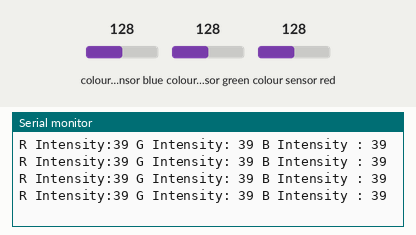
The sketch below on a simulated Arduino Uno, built with avr-gcc and run on an emulated ATmega328P. Parts: the last lines printed to the serial monitor. Wiring (inferred from the names in the program): TCS3200 colour sensor: output pin 8; S2 pin 6; S3 pin 7; S0 pin 3; S1 pin 4. The inputs (shaded band) are chosen by the test bench; at power-on: colour sensor blue 128, colour sensor green 128, colour sensor red 128.

Above: at 1.2 s.
1.3 s: colour sensor blue set to 5
At 1.71 s:
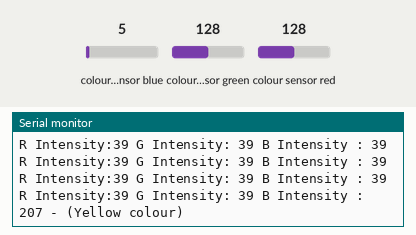
3.6 s: colour sensor green set to 250
At 3.84 s:
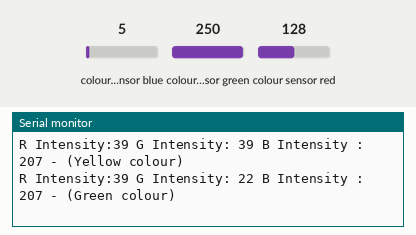
5.7 s: colour sensor red set to 5
At 5.96 s:
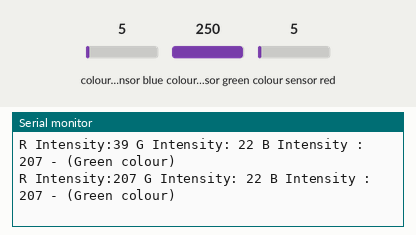

The sketch:

COLOURSENSE.ino
```cpp
#define S0 3
#define S1 4
#define OE 5
#define S2 6
#define S3 7
#define OUT 8
#define PURPLETHRES1 35
#define PURPLETHRES2 50
#define PURPLETHRES3 18
#define REDTHRES 20
#define BLUETHRES 45
#define GREENTHRES 25
#define YELLOWTHRES 17
int red = 0;
int green = 0;
int blue = 0;
void colour();
void setup()
{
  Serial.begin(9600);
  pinMode(S0, OUTPUT);
  pinMode(S1, OUTPUT);
  pinMode(S2, OUTPUT);
  pinMode(S3, OUTPUT);
  pinMode(OUT, INPUT);
  digitalWrite(S0, HIGH);
  digitalWrite(S1, HIGH);
}

void loop()
{
  colour();
  Serial.print("R Intensity:");
  Serial.print(red, DEC);
  Serial.print(" G Intensity: ");
  Serial.print(green, DEC);
  Serial.print(" B Intensity : ");
  Serial.print(blue, DEC);
  if(red<green && blue<green && green>PURPLETHRES1 && green<PURPLETHRES2 && red>PURPLETHRES3)
  Serial.println(" - (Purple colour)");
  else if (green < red && green < blue && green<GREENTHRES)
  Serial.println(" - (Green colour)");
  else if(green<blue && red<blue && blue>YELLOWTHRES)
  Serial.println(" - (Yellow colour)");
  else if (red < blue && red < green && red<REDTHRES)
  Serial.println(" - (Red colour)");
  else if (blue < red && blue < green && blue<BLUETHRES)
  Serial.println(" - (Blue colour)");


  else
  Serial.println();
  delay(300);
 }

void colour()
{
  digitalWrite(S2, LOW);
  digitalWrite(S3, LOW);
  red = pulseIn(OUT, digitalRead(OUT) == HIGH ? LOW : HIGH);
  digitalWrite(S2,LOW);
  digitalWrite(S3, HIGH);
  blue = pulseIn(OUT, digitalRead(OUT) == HIGH ? LOW : HIGH);
  digitalWrite(S2,HIGH);
  digitalWrite(S3, HIGH);
  green = pulseIn(OUT, digitalRead(OUT) == HIGH ? LOW : HIGH);
}
```

Measured:
- after the input at 1.3 s, the serial monitor: prints a new line after 0.21 s (image 1)
- after the input at 3.6 s, the serial monitor: prints a new line at once (image 2)
- after the input at 5.7 s, the serial monitor: prints a new line after 0.05 s (image 3)
